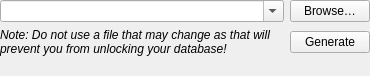
<?xml version="1.0" encoding="UTF-8"?>
<ui version="4.0">
 <class>KeyFileEditWidget</class>
 <widget class="QWidget" name="KeyFileEditWidget">
  <property name="geometry">
   <rect>
    <x>0</x>
    <y>0</y>
    <width>370</width>
    <height>76</height>
   </rect>
  </property>
  <layout class="QGridLayout" name="gridLayout">
   <property name="leftMargin">
    <number>0</number>
   </property>
   <property name="topMargin">
    <number>0</number>
   </property>
   <property name="rightMargin">
    <number>0</number>
   </property>
   <property name="bottomMargin">
    <number>0</number>
   </property>
   <item row="0" column="0">
    <widget class="QComboBox" name="keyFileCombo">
     <property name="sizePolicy">
      <sizepolicy hsizetype="Expanding" vsizetype="Fixed">
       <horstretch>0</horstretch>
       <verstretch>0</verstretch>
      </sizepolicy>
     </property>
     <property name="accessibleName">
      <string>Key file selection</string>
     </property>
     <property name="editable">
      <bool>true</bool>
     </property>
    </widget>
   </item>
   <item row="0" column="1">
    <widget class="QPushButton" name="browseKeyFileButton">
     <property name="accessibleName">
      <string>Browse for key file</string>
     </property>
     <property name="text">
      <string>Browse…</string>
     </property>
    </widget>
   </item>
   <item row="1" column="1">
    <widget class="QPushButton" name="createKeyFileButton">
     <property name="accessibleName">
      <string>Generate a new key file</string>
     </property>
     <property name="text">
      <string>Generate</string>
     </property>
    </widget>
   </item>
   <item row="2" column="0">
    <spacer name="verticalSpacer">
     <property name="orientation">
      <enum>Qt::Vertical</enum>
     </property>
     <property name="sizeHint" stdset="0">
      <size>
       <width>20</width>
       <height>0</height>
      </size>
     </property>
    </spacer>
   </item>
   <item row="1" column="0">
    <widget class="QLabel" name="label">
     <property name="font">
      <font>
       <italic>true</italic>
      </font>
     </property>
     <property name="text">
      <string>Note: Do not use a file that may change as that will prevent you from unlocking your database!</string>
     </property>
     <property name="wordWrap">
      <bool>true</bool>
     </property>
    </widget>
   </item>
  </layout>
 </widget>
 <resources/>
 <connections/>
</ui>
